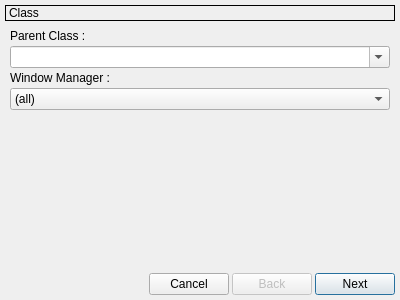
<ui version="4.0" >
 <author></author>
 <comment></comment>
 <exportmacro></exportmacro>
 <class>UISubclassWizard</class>
 <widget class="QDialog" name="UISubclassWizard" >
  <property name="geometry" >
   <rect>
    <x>0</x>
    <y>0</y>
    <width>400</width>
    <height>300</height>
   </rect>
  </property>
  <property name="windowTitle" >
   <string>SubClass Wizard</string>
  </property>
  <layout class="QGridLayout" >
   <property name="margin" >
    <number>5</number>
   </property>
   <property name="spacing" >
    <number>3</number>
   </property>
   <item row="2" column="3" >
    <widget class="QPushButton" name="pbForward" >
     <property name="minimumSize" >
      <size>
       <width>70</width>
       <height>0</height>
      </size>
     </property>
     <property name="cursor" >
      <cursor>13</cursor>
     </property>
     <property name="text" >
      <string>Next</string>
     </property>
     <property name="icon" >
      <iconset resource="../resources/resources.qrc" >:/Icons/Icons/buttonnext.png</iconset>
     </property>
    </widget>
   </item>
   <item row="1" column="0" colspan="4" >
    <widget class="QStackedWidget" name="swPages" >
     <property name="currentIndex" >
      <number>0</number>
     </property>
     <widget class="QWidget" name="pageMain" >
      <property name="toolTip" >
       <string>Class</string>
      </property>
      <layout class="QGridLayout" >
       <property name="margin" >
        <number>5</number>
       </property>
       <property name="spacing" >
        <number>3</number>
       </property>
       <item row="2" column="0" >
        <widget class="QLabel" name="lGetWindowManager" >
         <property name="text" >
          <string>Window Manager :</string>
         </property>
        </widget>
       </item>
       <item row="0" column="0" >
        <widget class="QLabel" name="lGetParent" >
         <property name="text" >
          <string>Parent Class :</string>
         </property>
        </widget>
       </item>
       <item row="3" column="0" >
        <widget class="QComboBox" name="cbGetWindowManager" >
         <item>
          <property name="text" >
           <string>(all)</string>
          </property>
         </item>
         <item>
          <property name="text" >
           <string>win32</string>
          </property>
         </item>
         <item>
          <property name="text" >
           <string>unix</string>
          </property>
         </item>
         <item>
          <property name="text" >
           <string>mac</string>
          </property>
         </item>
        </widget>
       </item>
       <item row="1" column="0" >
        <widget class="QComboBox" name="cbGetParent" >
         <property name="editable" >
          <bool>true</bool>
         </property>
        </widget>
       </item>
       <item row="4" column="0" >
        <spacer>
         <property name="orientation" >
          <enum>Qt::Vertical</enum>
         </property>
         <property name="sizeHint" >
          <size>
           <width>20</width>
           <height>40</height>
          </size>
         </property>
        </spacer>
       </item>
      </layout>
     </widget>
     <widget class="QWidget" name="pageHeader" >
      <property name="toolTip" >
       <string>Header</string>
      </property>
      <layout class="QVBoxLayout" >
       <property name="margin" >
        <number>5</number>
       </property>
       <property name="spacing" >
        <number>3</number>
       </property>
       <item>
        <widget class="QTextEdit" name="teHeader" >
         <property name="lineWrapMode" >
          <enum>QTextEdit::NoWrap</enum>
         </property>
        </widget>
       </item>
      </layout>
     </widget>
     <widget class="QWidget" name="pageSource" >
      <property name="toolTip" >
       <string>Source</string>
      </property>
      <layout class="QVBoxLayout" >
       <property name="margin" >
        <number>5</number>
       </property>
       <property name="spacing" >
        <number>3</number>
       </property>
       <item>
        <widget class="QTextEdit" name="teSource" >
         <property name="lineWrapMode" >
          <enum>QTextEdit::NoWrap</enum>
         </property>
        </widget>
       </item>
      </layout>
     </widget>
    </widget>
   </item>
   <item row="0" column="0" colspan="4" >
    <widget class="QLabel" name="lInformations" >
     <property name="frameShape" >
      <enum>QFrame::Box</enum>
     </property>
     <property name="text" >
      <string>Class</string>
     </property>
    </widget>
   </item>
   <item row="2" column="2" >
    <widget class="QPushButton" name="pbBackward" >
     <property name="enabled" >
      <bool>false</bool>
     </property>
     <property name="minimumSize" >
      <size>
       <width>70</width>
       <height>0</height>
      </size>
     </property>
     <property name="cursor" >
      <cursor>13</cursor>
     </property>
     <property name="text" >
      <string>Back</string>
     </property>
     <property name="icon" >
      <iconset resource="../resources/resources.qrc" >:/Icons/Icons/buttonprevious.png</iconset>
     </property>
    </widget>
   </item>
   <item row="2" column="1" >
    <widget class="QPushButton" name="pbCancel" >
     <property name="minimumSize" >
      <size>
       <width>70</width>
       <height>0</height>
      </size>
     </property>
     <property name="cursor" >
      <cursor>13</cursor>
     </property>
     <property name="text" >
      <string>Cancel</string>
     </property>
     <property name="icon" >
      <iconset resource="../resources/resources.qrc" >:/Icons/Icons/buttoncancel.png</iconset>
     </property>
    </widget>
   </item>
   <item row="2" column="0" >
    <spacer>
     <property name="orientation" >
      <enum>Qt::Horizontal</enum>
     </property>
     <property name="sizeHint" >
      <size>
       <width>71</width>
       <height>20</height>
      </size>
     </property>
    </spacer>
   </item>
  </layout>
 </widget>
 <pixmapfunction></pixmapfunction>
 <resources>
  <include location="../resources/resources.qrc" />
 </resources>
 <connections>
  <connection>
   <sender>pbCancel</sender>
   <signal>clicked()</signal>
   <receiver>UISubclassWizard</receiver>
   <slot>reject()</slot>
   <hints>
    <hint type="sourcelabel" >
     <x>177</x>
     <y>275</y>
    </hint>
    <hint type="destinationlabel" >
     <x>225</x>
     <y>438</y>
    </hint>
   </hints>
  </connection>
 </connections>
</ui>
